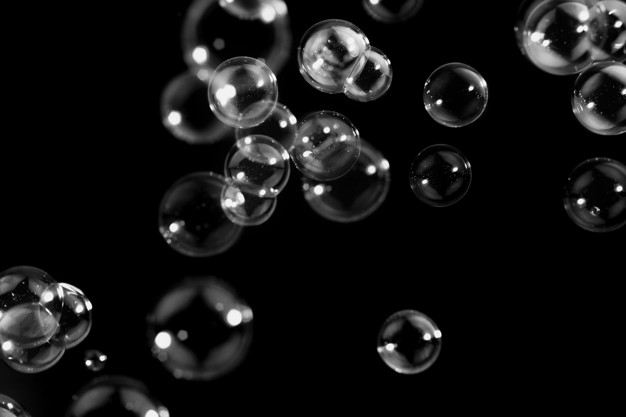
#> input picture assignment/02. image circle detection/data/02.circles.jpeg, 626 x 417 px
$ python hough_transform.py
#> lines starting #> are read from the running program, lines starting #| are printed output that depends on the picture
#> in detect_circle, src is the input picture: shape (417, 626, 3); min 0, max 255, mean 19.8
# -*- coding:utf-8 -*-
import cv2
import sys
import numpy as np

def detect_line():
    # 그레이 스케일 영상
    src = cv2.imread('./data/building.jpg', cv2.IMREAD_GRAYSCALE)
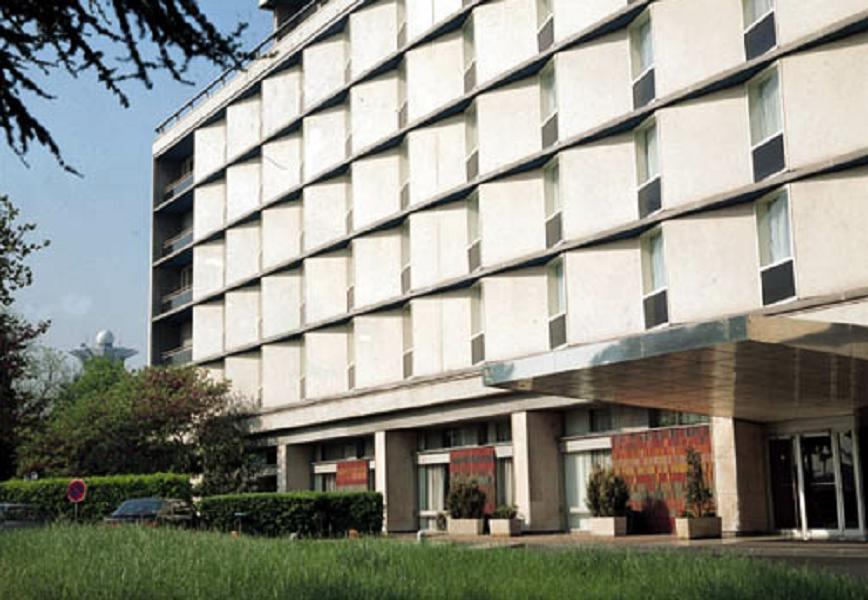
#> input picture assignment/02. image circle detection/data/building.jpg, 868 x 600 px
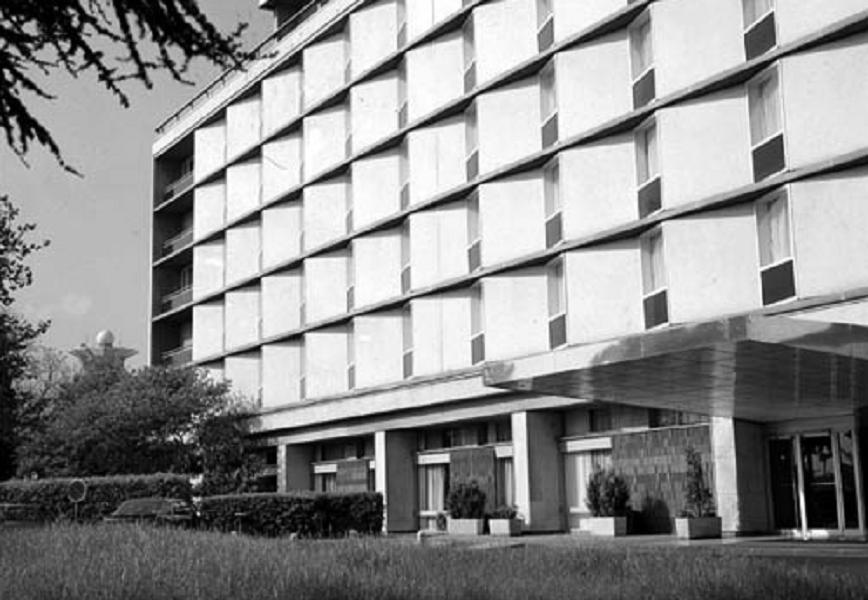
#> src: shape (600, 868); min 0, max 255, mean 142.3

    # 엣지 검출 / 하단 임계값과 상단 임계값은 실험적으로 결정
    edge = cv2.Canny(src, 50, 150)
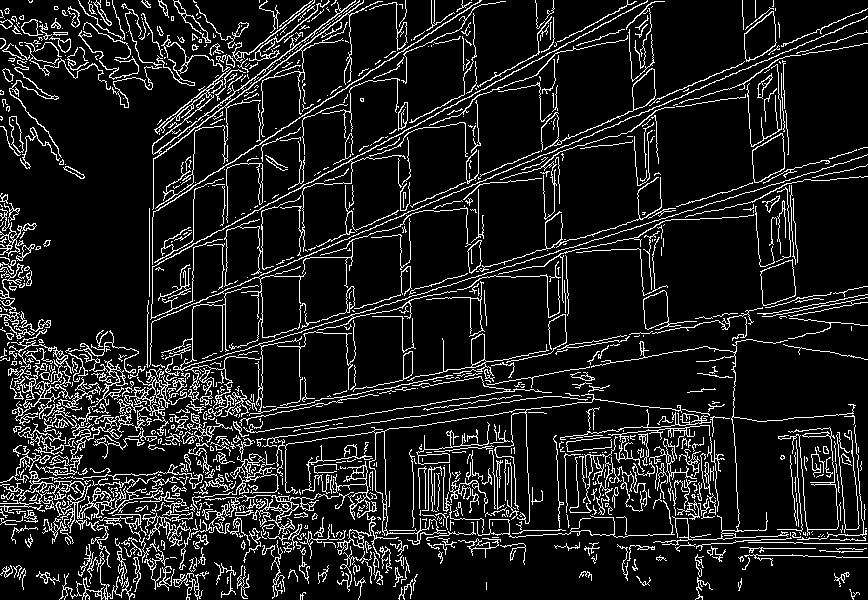
#> edge: shape (600, 868); 11.6% white in thin lines or dots

    # 직선 성분 검출
    lines = cv2.HoughLinesP(edge, 1, np.pi / 180., 160, minLineLength=50, maxLineGap=5)
#> lines = 113 rows, first 6: [180, 309, 737, 72], [329, 398, 385, 388], [149, 215, 480, 0], [802, 538, 857, 539], [301, 186, 546, 55], [430, 290, 683, 212]

    # 컬러 영상으로 변경 (영상에 빨간 직선을 그리기 위해)
    edge_colored = cv2.cvtColor(edge, cv2.COLOR_GRAY2BGR)
#> edge_colored: shape (600, 868, 3); 11.6% white in thin lines or dots

    if lines is not None: # 라인 정보를 받았으면
        for i in range(lines.shape[0]):
            pt1 = (lines[i][0][0], lines[i][0][1]) # 시작점 좌표 x,y
            pt2 = (lines[i][0][2], lines[i][0][3]) # 끝점 좌표, 가운데는 무조건 0
            cv2.line(edge_colored, pt1, pt2, (201, 22, 30), 2, cv2.LINE_AA)
#> this loop made 113 passes
#> (pt1, pt2) on passes 1 to 12: ((180, 309), (737, 72)), ((329, 398), (385, 388)), ((149, 215), (480, 0)), ((802, 538), (857, 539)), ((301, 186), (546, 55)), ((430, 290), (683, 212)), ((589, 342), (640, 332)), ((627, 475), (680, 470)), ((800, 417), (853, 413)), ((451, 278), (517, 257)), ((369, 530), (421, 530)), ((262, 268), (262, 135))
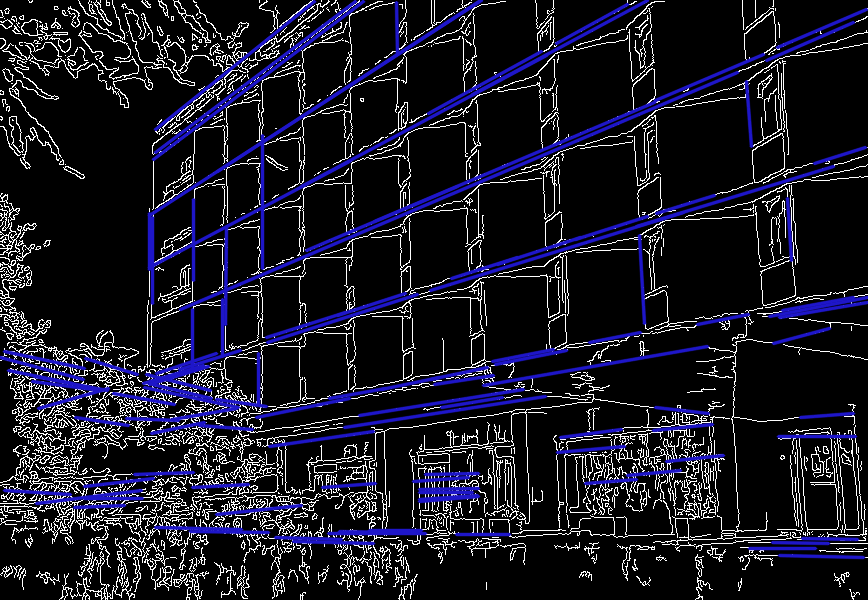
#> edge_colored: shape (600, 868, 3); mean B, G, R 37.3, 25.2, 25.8

    cv2.imshow('src', src)
    cv2.imshow('dst', edge_colored)
    cv2.waitKey()
#> (the run stopped early here; a loop or call above may not have finished)
